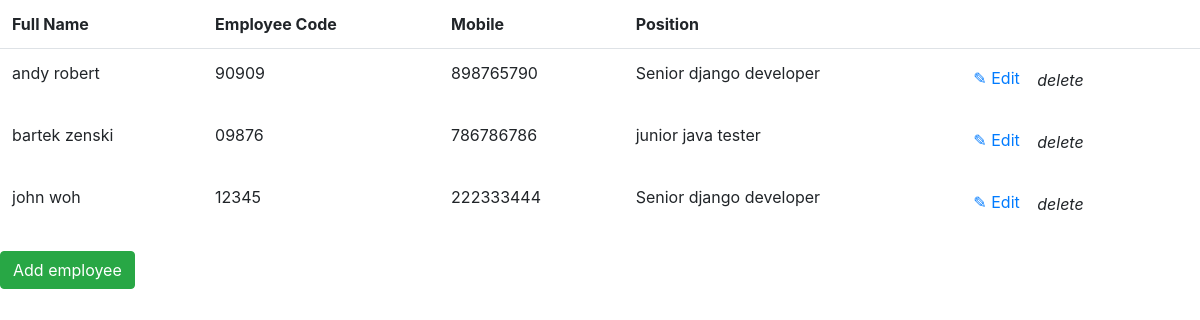
Page /employee_list/ on the committed database.
### employee_registration/models.py (models this page shows)
class EmployeeForm(models.Model):
    name = models.CharField(max_length=200)
    em_code = models.CharField(max_length=5)
    mobile = models.CharField(max_length=15)
    position = models.ForeignKey(Position, on_delete=models.CASCADE)

class Position(models.Model):
    title = models.CharField(max_length=50)
    def __str__(self):
        return self.title

### employee_registration/views.py (the view)
# urls.py: path('employee_list/', views.employee_list, name='employee_list'),
def employee_list(request):
    list = EmployeeForm.objects.all()
    return render(request, 'employee/employee_list.html',{'list':list})

### templates/employee/employee_list.html (shortened to what this page needs)
{% extends 'employee/base.html' %}
{% block content %}
<table class="table table-borderless">
  <thead class="border-bottom font-weight-bold">
  <tr>
      <td>Full Name</td>
      <td>Employee Code</td>
      <td>Mobile</td>
      <td>Position</td>
      <td> </td>
  </tr>
  </thead>
  <tbody>
  {% for employee in list %}
  <tr>
      <td>{{ employee.name }}</td>
      <td>{{ employee.em_code }}</td>
      <td>{{ employee.mobile }}</td>
      <td>{{ employee.position }}</td>
      <td><a href="{% url 'employee_update' employee.id %}"> &#9998; Edit</a>
      <form action="{% url 'employee_delete' employee.id %}" method="post" class="d-inline">
          <button type="submit" class="btn">
            <i> delete</i>
          </button>
      </form> </td>
  </tr>
  {% endfor %}
  </tbody>
</table>
  <a href="{% url 'employee_form' %}" class="btn btn-success">Add employee</a>
 {% endblock %}

### templates/employee/base.html (shortened to what this page needs)
<!doctype html>
<html lang="en">
<head>
</head>
<body>
{% block content %}
{% endblock %}
<link rel="stylesheet" href="https://cdn.jsdelivr.net/npm/bootstrap@4.3.1/dist/css/bootstrap.min.css">
</body>
</html>

### rows in the picture
EmployeeForm: name "andy robert", em_code "90909", mobile "898765790", position "Senior django developer"
EmployeeForm: name "bartek zenski", em_code "09876", mobile "786786786", position "junior java tester"
EmployeeForm: name "john woh", em_code "12345", mobile "222333444", position "Senior django developer"
